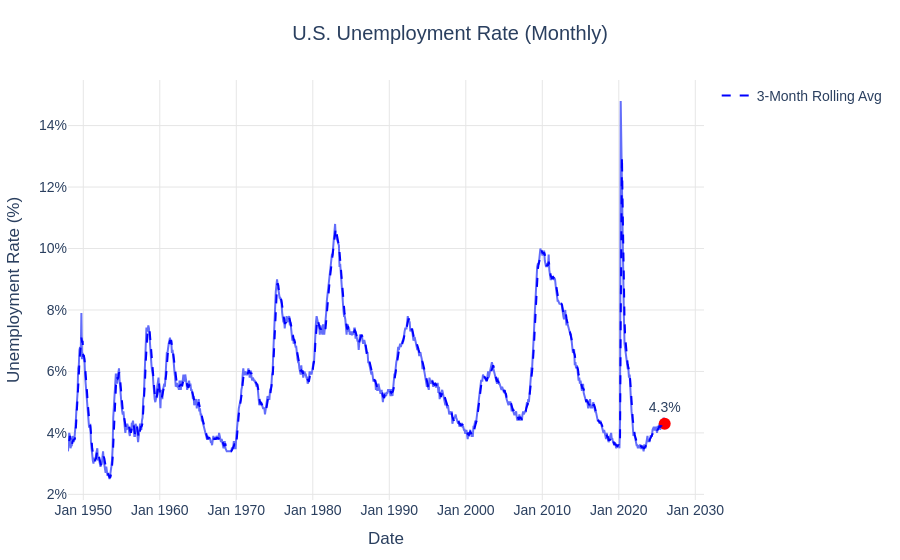

The cell this chart's notebook holds for it:
### Code cell
# Create a basic line figure without extra Plotly toolbar interactions
fig = px.line(
    unrate,
    x="date",
    y="value",
    title="U.S. Unemployment Rate"
)

# Highlight the most recent point
latest_date = unrate["date"].iloc[-1]
latest_value = unrate["value"].iloc[-1]

fig.add_trace(
    go.Scatter(
        x=[latest_date],
        y=[latest_value],
        mode="markers+text",
        marker=dict(color="red", size=12),
        text=[f"{latest_value:.1f}%"],
        textposition="top center",
        showlegend=False
    )
)

# Optional: add a rolling average line for trend
if len(unrate) >= 3:
    unrate["rolling_3"] = unrate["value"].rolling(3).mean()
    fig.add_trace(
        go.Scatter(
            x=unrate["date"],
            y=unrate["rolling_3"],
            mode="lines",
            line=dict(dash="dash", color="blue"),
            name="3-Month Rolling Avg"
        )
    )

# Update layout for clean dashboard look
fig.update_layout(
    template="plotly_white",
    title={
        "text": "U.S. Unemployment Rate (Monthly)",
        "x": 0.5,
        "xanchor": "center",
    },
    xaxis_title="Date",
    yaxis_title="Unemployment Rate (%)",
    font=dict(family="Arial", size=14, color="#2a3f5f"),
    xaxis=dict(
        showgrid=True,
        gridcolor="#e6e6e6",
        tickformat="%b %Y"
    ),
    yaxis=dict(
        showgrid=True,
        gridcolor="#e6e6e6",
        ticksuffix="%"
    ),
    margin=dict(l=60, r=40, t=80, b=60),
    hovermode="x unified",  # cleaner hover
)

# Disable unnecessary interactive tools (lasso, box select)
fig.update_layout(
    dragmode=False,
    hoverlabel=dict(bgcolor="white", font_size=13)
)

fig.show()

### Figure 1 — Plotly figure (JSON) as saved in the notebook; plotly's stock layout.template omitted (floating-point values rounded to 4 significant figures; data arrays with more than 128 entries replaced by an {"elided": "..."} marker saying what was removed)
{"data": [{"hovertemplate": "date=%{x}<br>value=%{y}<extra></extra>", "legendgroup": "", "line": {"color": "#636efa", "dash": "solid"}, "marker": {"symbol": "circle"}, "mode": "lines", "name": "", "orientation": "v", "showlegend": false, "type": "scatter", "x": {"elided": "937 str values"}, "xaxis": "x", "y": {"elided": "937 float values"}, "yaxis": "y"}, {"marker": {"color": "red", "size": 12}, "mode": "markers+text", "showlegend": false, "text": ["4.3%"], "textposition": "top center", "type": "scatter", "x": ["2026-01-01T00:00:00"], "y": [4.3]}, {"line": {"color": "blue", "dash": "dash"}, "mode": "lines", "name": "3-Month Rolling Avg", "type": "scatter", "x": {"elided": "937 str values"}, "y": {"elided": "937 float values"}}], "layout": {"dragmode": false, "font": {"color": "#2a3f5f", "family": "Arial", "size": 14}, "hoverlabel": {"bgcolor": "white", "font": {"size": 13}}, "hovermode": "x unified", "legend": {"tracegroupgap": 0}, "margin": {"b": 60, "l": 60, "r": 40, "t": 80}, "title": {"text": "U.S. Unemployment Rate (Monthly)", "x": 0.5, "xanchor": "center"}, "xaxis": {"anchor": "y", "domain": [0, 1], "gridcolor": "#e6e6e6", "showgrid": true, "tickformat": "%b %Y", "title": {"text": "Date"}}, "yaxis": {"anchor": "x", "domain": [0, 1], "gridcolor": "#e6e6e6", "showgrid": true, "ticksuffix": "%", "title": {"text": "Unemployment Rate (%)"}}}}
